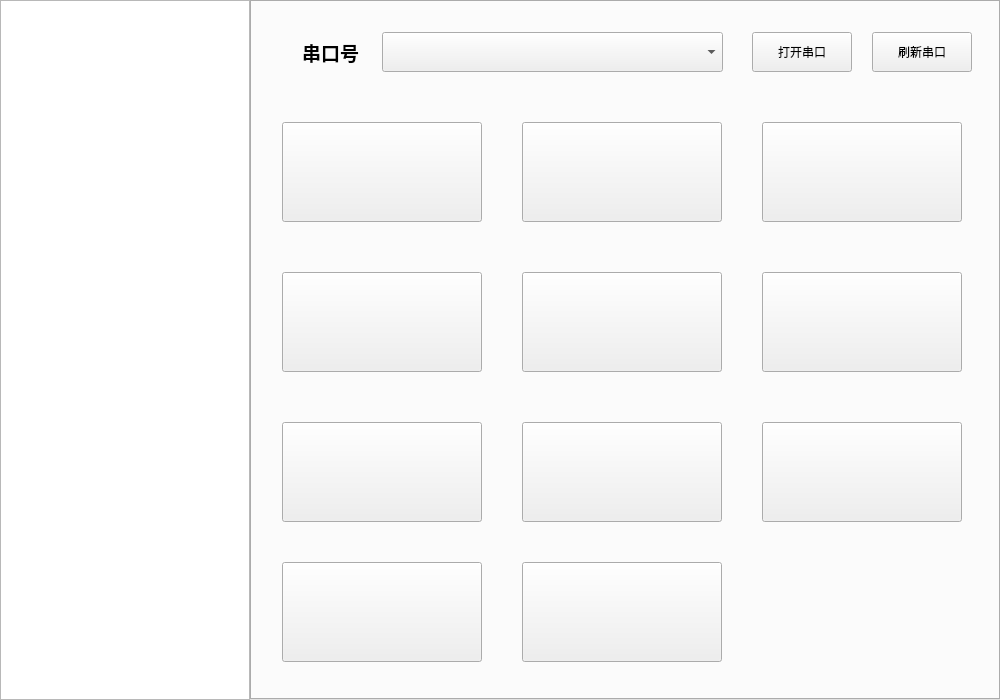
<?xml version="1.0" encoding="UTF-8"?>
<ui version="4.0">
 <class>Widget</class>
 <widget class="QWidget" name="Widget">
  <property name="geometry">
   <rect>
    <x>0</x>
    <y>0</y>
    <width>1000</width>
    <height>700</height>
   </rect>
  </property>
  <property name="minimumSize">
   <size>
    <width>1000</width>
    <height>700</height>
   </size>
  </property>
  <property name="maximumSize">
   <size>
    <width>1000</width>
    <height>700</height>
   </size>
  </property>
  <property name="windowTitle">
   <string>物联网设备管理平台 2.0</string>
  </property>
  <widget class="QListWidget" name="listWidget">
   <property name="geometry">
    <rect>
     <x>0</x>
     <y>0</y>
     <width>250</width>
     <height>700</height>
    </rect>
   </property>
  </widget>
  <widget class="QTabWidget" name="tabWidget">
   <property name="geometry">
    <rect>
     <x>250</x>
     <y>0</y>
     <width>750</width>
     <height>700</height>
    </rect>
   </property>
   <property name="minimumSize">
    <size>
     <width>750</width>
     <height>700</height>
    </size>
   </property>
   <property name="maximumSize">
    <size>
     <width>750</width>
     <height>700</height>
    </size>
   </property>
   <property name="font">
    <font>
     <family>Microsoft YaHei UI</family>
    </font>
   </property>
   <property name="currentIndex">
    <number>0</number>
   </property>
   <property name="tabBarAutoHide">
    <bool>true</bool>
   </property>
   <widget class="QWidget" name="tab">
    <attribute name="title">
     <string>Tab 1</string>
    </attribute>
    <widget class="DataButton" name="pushButton_led1">
     <property name="geometry">
      <rect>
       <x>30</x>
       <y>120</y>
       <width>200</width>
       <height>100</height>
      </rect>
     </property>
     <property name="font">
      <font>
       <family>Microsoft YaHei UI</family>
      </font>
     </property>
     <property name="text">
      <string/>
     </property>
    </widget>
    <widget class="DataButton" name="pushButton_led2">
     <property name="geometry">
      <rect>
       <x>270</x>
       <y>120</y>
       <width>200</width>
       <height>100</height>
      </rect>
     </property>
     <property name="font">
      <font>
       <family>Microsoft YaHei UI</family>
      </font>
     </property>
     <property name="text">
      <string/>
     </property>
    </widget>
    <widget class="DataButton" name="pushButton_beep">
     <property name="geometry">
      <rect>
       <x>510</x>
       <y>120</y>
       <width>200</width>
       <height>100</height>
      </rect>
     </property>
     <property name="font">
      <font>
       <family>Microsoft YaHei UI</family>
      </font>
     </property>
     <property name="text">
      <string/>
     </property>
    </widget>
    <widget class="DataButton" name="pushButton_hum">
     <property name="geometry">
      <rect>
       <x>510</x>
       <y>270</y>
       <width>200</width>
       <height>100</height>
      </rect>
     </property>
     <property name="font">
      <font>
       <family>Microsoft YaHei UI</family>
      </font>
     </property>
     <property name="text">
      <string/>
     </property>
    </widget>
    <widget class="DataButton" name="pushButton_relay">
     <property name="geometry">
      <rect>
       <x>30</x>
       <y>270</y>
       <width>200</width>
       <height>100</height>
      </rect>
     </property>
     <property name="font">
      <font>
       <family>Microsoft YaHei UI</family>
      </font>
     </property>
     <property name="text">
      <string/>
     </property>
    </widget>
    <widget class="DataButton" name="pushButton_temp">
     <property name="geometry">
      <rect>
       <x>270</x>
       <y>270</y>
       <width>200</width>
       <height>100</height>
      </rect>
     </property>
     <property name="font">
      <font>
       <family>Microsoft YaHei UI</family>
      </font>
     </property>
     <property name="text">
      <string/>
     </property>
    </widget>
    <widget class="DataButton" name="pushButton_vol">
     <property name="geometry">
      <rect>
       <x>510</x>
       <y>420</y>
       <width>200</width>
       <height>100</height>
      </rect>
     </property>
     <property name="font">
      <font>
       <family>Microsoft YaHei UI</family>
      </font>
     </property>
     <property name="text">
      <string/>
     </property>
    </widget>
    <widget class="DataButton" name="pushButton_cpu">
     <property name="geometry">
      <rect>
       <x>30</x>
       <y>420</y>
       <width>200</width>
       <height>100</height>
      </rect>
     </property>
     <property name="font">
      <font>
       <family>Microsoft YaHei UI</family>
      </font>
     </property>
     <property name="text">
      <string/>
     </property>
    </widget>
    <widget class="DataButton" name="pushButton_vr">
     <property name="geometry">
      <rect>
       <x>270</x>
       <y>420</y>
       <width>200</width>
       <height>100</height>
      </rect>
     </property>
     <property name="font">
      <font>
       <family>Microsoft YaHei UI</family>
      </font>
     </property>
     <property name="text">
      <string/>
     </property>
    </widget>
    <widget class="DataButton" name="pushButton_cur">
     <property name="geometry">
      <rect>
       <x>30</x>
       <y>560</y>
       <width>200</width>
       <height>100</height>
      </rect>
     </property>
     <property name="font">
      <font>
       <family>Microsoft YaHei UI</family>
      </font>
     </property>
     <property name="text">
      <string/>
     </property>
    </widget>
    <widget class="DataButton" name="pushButton_pw">
     <property name="geometry">
      <rect>
       <x>270</x>
       <y>560</y>
       <width>200</width>
       <height>100</height>
      </rect>
     </property>
     <property name="font">
      <font>
       <family>Microsoft YaHei UI</family>
      </font>
     </property>
     <property name="text">
      <string/>
     </property>
    </widget>
    <widget class="QPushButton" name="pushButton_open">
     <property name="geometry">
      <rect>
       <x>500</x>
       <y>30</y>
       <width>100</width>
       <height>40</height>
      </rect>
     </property>
     <property name="text">
      <string>打开串口</string>
     </property>
    </widget>
    <widget class="QPushButton" name="pushButton_refresh">
     <property name="geometry">
      <rect>
       <x>620</x>
       <y>30</y>
       <width>100</width>
       <height>40</height>
      </rect>
     </property>
     <property name="text">
      <string>刷新串口</string>
     </property>
    </widget>
    <widget class="QComboBox" name="comboBox">
     <property name="geometry">
      <rect>
       <x>130</x>
       <y>30</y>
       <width>341</width>
       <height>40</height>
      </rect>
     </property>
     <property name="font">
      <font>
       <family>Microsoft YaHei UI</family>
       <pointsize>10</pointsize>
      </font>
     </property>
    </widget>
    <widget class="QLabel" name="label">
     <property name="geometry">
      <rect>
       <x>50</x>
       <y>30</y>
       <width>69</width>
       <height>40</height>
      </rect>
     </property>
     <property name="font">
      <font>
       <family>Microsoft YaHei</family>
       <pointsize>14</pointsize>
       <bold>true</bold>
      </font>
     </property>
     <property name="text">
      <string>串口号</string>
     </property>
    </widget>
   </widget>
  </widget>
 </widget>
 <customwidgets>
  <customwidget>
   <class>DataButton</class>
   <extends>QPushButton</extends>
   <header>databutton.h</header>
  </customwidget>
 </customwidgets>
 <resources/>
 <connections/>
</ui>
